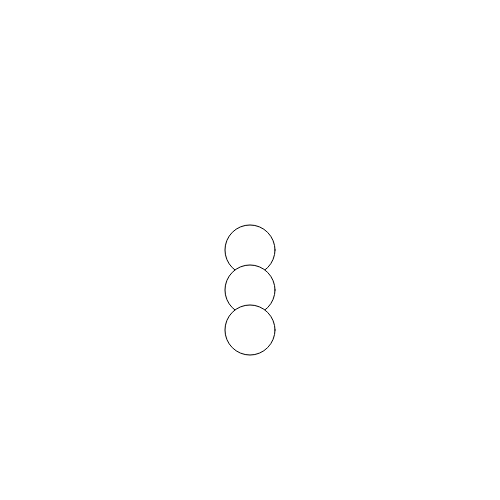
Frame 1 (no input)
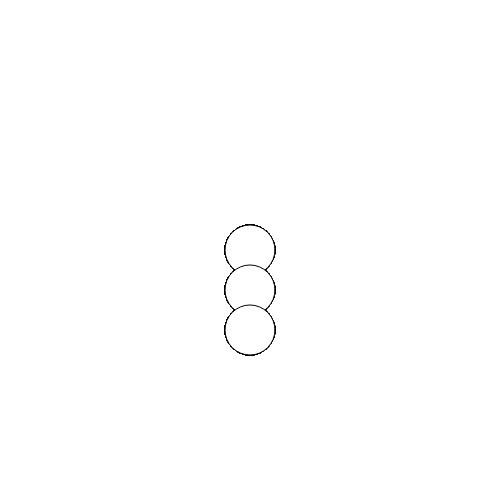
Frame 60 (no input)
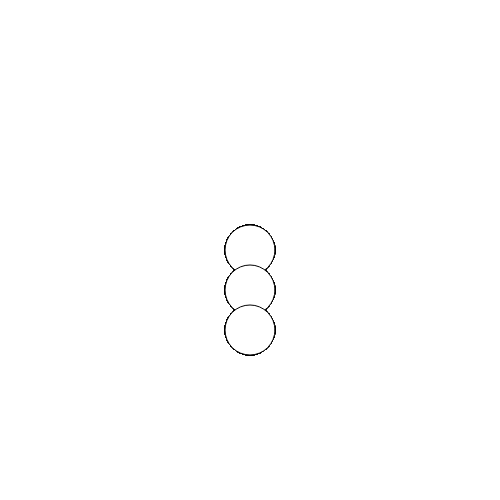
Frame 120 (the mouse pressed at the canvas centre since frame 60)

The p5.js sketch that drew these frames (run headless with seeded random() and noise() and a simulated clock; from frame 60 on, the mouse is pressed at the canvas centre):

// p5.js sketch
// ── sketch.js
var score = 0;

function setup() {
  // put setup code here
  createCanvas(500, 500);
}

function draw() {
  // put drawing code here
//  ellipse(width/2, height/2, 50, 50);
  //rect(mouseX, mouseY, 10, 10);
//  text('Brianna', width/2, height/2, 50, 50);
ellipse(width/2, height/2, 50, 50);
ellipse(250, 290, 50, 50);
ellipse(250, 330, 50, 50);

fill(255);
text(mouseX + ',' + mouseY, 20, 20);
}

function mouseReleased(){
//background(255);
background(random(255), random(255), random(255));
score = score + 1;
}
